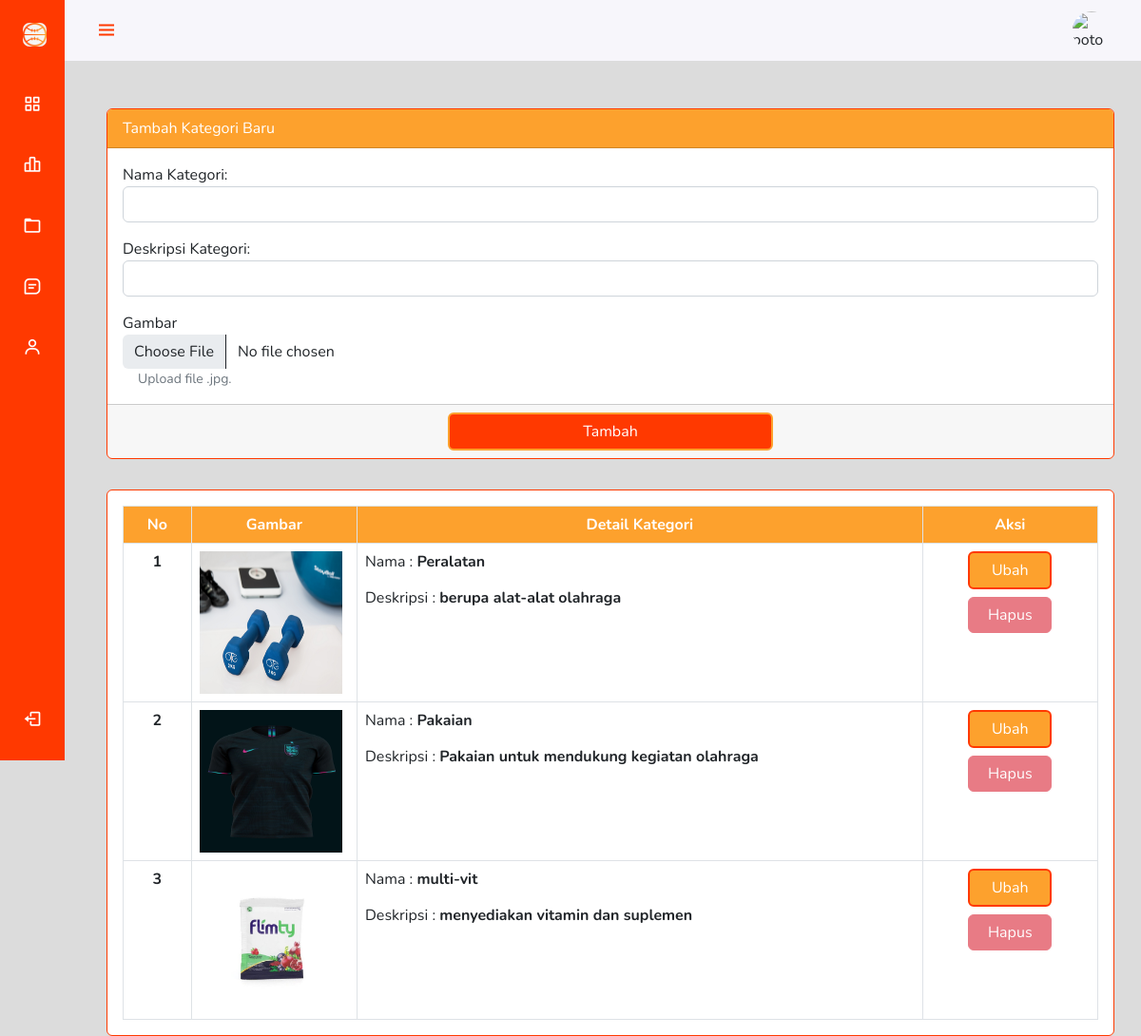
The page /admin/categoryManage.php on the database its author committed.
### tables this page shows
CREATE TABLE `kategori` (
  `kategoriId` int(12) NOT NULL,
  `namaKategori` varchar(255) NOT NULL,
  `kategoriDesc` text NOT NULL,
  `kategoriCreateDate` datetime NOT NULL DEFAULT current_timestamp()
);

### admin/categoryManage.php (the view, shortened to what this page needs)
<link href="https://cdn.jsdelivr.net/npm/bootstrap@5.2.3/dist/css/bootstrap.min.css" rel="stylesheet">
<link rel="stylesheet" href="https://stackpath.bootstrapcdn.com/font-awesome/4.7.0/css/font-awesome.min.css">
<link rel="stylesheet" href="https://use.fontawesome.com/releases/v5.8.2/css/all.css">
<link rel="stylesheet" href="css/style.css">
<link rel="stylesheet" href="https://cdnjs.cloudflare.com/ajax/libs/animate.css/4.1.1/animate.min.css" />
<link href="https://unpkg.com/aos@2.3.1/dist/aos.css" rel="stylesheet">
<link href="https://cdn.jsdelivr.net/npm/boxicons@latest/css/boxicons.min.css" rel="stylesheet">
<?php
        require 'partials/_dbconnect.php';
        require 'partials/_nav.php';
?>
<div class="container-fluid" style="margin-top:98px">
    <div class="col-lg-12">
        <div class="row">
            <div class="col" data-aos="zoom-in-right" data-aos-duration="1000">
                <form action="partials/_categoryManage.php" method="post" enctype="multipart/form-data">
                    <div class="card mt-3" style="border:1px solid #ff3900ff">
                        <div class="card-header" style="background-color: #fda12dff; color:white;">
                            Tambah Kategori Baru
                        </div>
                        <div class="card-body">
                            <div class="form-group">
                                <label class="control-label">Nama Kategori: </label>
                                <input type="text" class="form-control" name="name" required>
                            </div>
                            <div class="form-group mt-3">
                                <label class="control-label">Deskripsi Kategori: </label>
                                <input type="text" class="form-control" name="desc" required>
                            </div>
                            <div class="form-group mt-3">
								<label for="image" class="control-label">Gambar</label>
								<input type="file" name="image" id="image" accept=".jpg" class="form-control" required style="border:none;">
								<small id="Info" class="form-text text-muted mx-3">Upload file .jpg.</small>
							</div>
                        </div>
                        <div class="card-footer">
                            <div class="row">
                                <div class="col-md-12">
                                    <button type="submit" name="createCategory" class="btn btn-primary d-grid gap-2 col-4 mx-auto"> Tambah </button>
                                </div>
                            </div>
                        </div>
                    </div>
                </form>
            </div>
            </div>
            <div class="col" data-aos="zoom-in-right" data-aos-duration="1000">
                <div class="card mt-3" style="border:1px solid #ff3900ff">
                    <div class="card-body">
                        <div class="table-responsive">
                    <table class="table table-bordered table-hover mb-0">
                        <thead style="background-color: #fda12dff; color:white;">
                        <tr>
                            <th class="text-center" style="width:7%;">No</th>
                            <th class="text-center">Gambar</th>
                            <th class="text-center" style="width:58%;">Detail Kategori</th>
                            <th class="text-center" style="width:18%;">Aksi</th>
                        </tr>
                        </thead>
                        <tbody>
                        <?php
                            $sql = "SELECT * FROM `kategori`";
                            $result = mysqli_query($conn, $sql);
                            $nomorct = 1;
                            while($row = mysqli_fetch_assoc($result)){
                                $katId = $row['kategoriId'];
                                $katName = $row['namaKategori'];
                                $katDesc = $row['kategoriDesc'];
                                echo '<tr>
                                        <td class="text-center"><b>' .$nomorct++. '</b></td>
                                        <td><img src="/barigas/image/kateg-'.$katId. '.jpg" alt="image for this Category" width="150px" height="150px"></td>
                                        <td>
                                            <p>Nama : <b>' .$katName. '</b></p>
                                            <p>Deskripsi : <b class="truncate">' .$katDesc. '</b></p>
                                        </td>
                                        <td class="text-center">
                                            <div class="row mx-auto" style="width:112px">
                                        <div class="d-grid gap-2">
                                <button class="btn btn-primary" type="button" data-bs-toggle="modal" data-bs-target="#updateCat' .$katId. '" style="width:100%">Ubah</button>';
                                if($katId <= 4){
                                    echo '<button class="btn btn-danger" disabled style="width:100%">Hapus</button>';
                                }
                                else{
                                    echo ' <form action="partials/_categoryManage.php" method="POST">
                                    <button name="removeCategory" class="btn btn-danger" style="width:100%">Hapus</button>
                                    <input type="hidden" name="catId" value="'.$catId.'">
                                    </form>';
                                }
                                echo'
                                        </div>
                                           </div>
                                        </td>
                                    </tr>';
                            }
                        ?>
                        </tbody>
                    </table>
                    </div>
                    </div>
                </div>
            </div>
    </div>
</div>

### admin/css/style.css (style rules this page uses)
*,::before,::after { box-sizing: border-box; }
body { position: relative; margin: var(--header-height) 0 0 0; padding: 0 1rem; font-family: var(--body-font); font-size: var(--normal-font-size); transition: .5s; }
@media screen and (min-width: 768px) { body { margin: calc(var(--header-height) + 1rem) 0 0 0; padding-left: calc(var(--nav-width) + 2rem); } }

### admin/categoryManage.php (style rules this page uses)
body { background: #80808045; }
.card-footer .btn-primary { background-color: #ff3900ff; border: 2px solid #fda12dff; }
tbody td .btn-primary { background-color: #fda12dff; border: 2px solid #ff3900ff; }

### rows shown on the page
kategori: shows a picture, namaKategori "Peralatan", kategoriDesc "berupa alat-alat olahraga", shows "Hapus"
kategori: shows a picture, namaKategori "Pakaian", kategoriDesc "Pakaian untuk mendukung kegiatan olahraga", shows "Hapus"
kategori: shows a picture, namaKategori "multi-vit", kategoriDesc "menyediakan vitamin dan suplemen", shows "Hapus"
